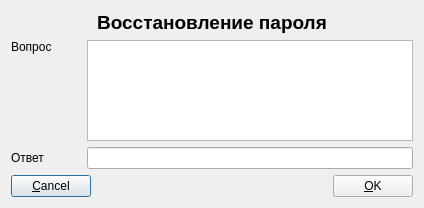
<?xml version="1.0" encoding="UTF-8"?>
<ui version="4.0">
 <class>RescuePasswordDialog</class>
 <widget class="QDialog" name="RescuePasswordDialog">
  <property name="geometry">
   <rect>
    <x>0</x>
    <y>0</y>
    <width>424</width>
    <height>208</height>
   </rect>
  </property>
  <property name="minimumSize">
   <size>
    <width>0</width>
    <height>0</height>
   </size>
  </property>
  <property name="windowTitle">
   <string>Восстановление пароля - MoneyManagement</string>
  </property>
  <property name="windowIcon">
   <iconset resource="resources.qrc">
    <normaloff>:/money_management.ico</normaloff>:/money_management.ico</iconset>
  </property>
  <layout class="QVBoxLayout" name="verticalLayout_2">
   <item>
    <layout class="QHBoxLayout" name="horizontalLayout_5">
     <item>
      <layout class="QVBoxLayout" name="verticalLayout">
       <item>
        <widget class="QLabel" name="lbRescuePassword">
         <property name="font">
          <font>
           <pointsize>14</pointsize>
           <weight>75</weight>
           <bold>true</bold>
          </font>
         </property>
         <property name="text">
          <string>Восстановление пароля</string>
         </property>
         <property name="alignment">
          <set>Qt::AlignHCenter|Qt::AlignTop</set>
         </property>
        </widget>
       </item>
       <item>
        <layout class="QHBoxLayout" name="horizontalLayout_3"/>
       </item>
       <item>
        <layout class="QHBoxLayout" name="horizontalLayout_2">
         <item>
          <widget class="QLabel" name="lbQuestion">
           <property name="sizePolicy">
            <sizepolicy hsizetype="Fixed" vsizetype="Preferred">
             <horstretch>0</horstretch>
             <verstretch>0</verstretch>
            </sizepolicy>
           </property>
           <property name="minimumSize">
            <size>
             <width>70</width>
             <height>0</height>
            </size>
           </property>
           <property name="text">
            <string>Вопрос</string>
           </property>
           <property name="alignment">
            <set>Qt::AlignLeading|Qt::AlignLeft|Qt::AlignTop</set>
           </property>
          </widget>
         </item>
         <item>
          <widget class="QTextEdit" name="teQuestion">
           <property name="readOnly">
            <bool>true</bool>
           </property>
          </widget>
         </item>
        </layout>
       </item>
       <item>
        <layout class="QHBoxLayout" name="horizontalLayout">
         <item>
          <widget class="QLabel" name="lbAnswer">
           <property name="sizePolicy">
            <sizepolicy hsizetype="Fixed" vsizetype="Preferred">
             <horstretch>0</horstretch>
             <verstretch>0</verstretch>
            </sizepolicy>
           </property>
           <property name="minimumSize">
            <size>
             <width>70</width>
             <height>0</height>
            </size>
           </property>
           <property name="text">
            <string>Ответ</string>
           </property>
          </widget>
         </item>
         <item>
          <widget class="QLineEdit" name="leAnswer"/>
         </item>
        </layout>
       </item>
      </layout>
     </item>
    </layout>
   </item>
   <item>
    <layout class="QHBoxLayout" name="horizontalLayout_4">
     <item>
      <widget class="QPushButton" name="btnCancel">
       <property name="text">
        <string>&amp;Cancel</string>
       </property>
      </widget>
     </item>
     <item>
      <spacer name="horizontalSpacer">
       <property name="orientation">
        <enum>Qt::Horizontal</enum>
       </property>
       <property name="sizeHint" stdset="0">
        <size>
         <width>40</width>
         <height>20</height>
        </size>
       </property>
      </spacer>
     </item>
     <item>
      <widget class="QPushButton" name="btnOk">
       <property name="text">
        <string>&amp;OK</string>
       </property>
      </widget>
     </item>
    </layout>
   </item>
  </layout>
 </widget>
 <resources>
  <include location="resources.qrc"/>
 </resources>
 <connections>
  <connection>
   <sender>btnCancel</sender>
   <signal>clicked()</signal>
   <receiver>RescuePasswordDialog</receiver>
   <slot>reject()</slot>
   <hints>
    <hint type="sourcelabel">
     <x>99</x>
     <y>193</y>
    </hint>
    <hint type="destinationlabel">
     <x>286</x>
     <y>274</y>
    </hint>
   </hints>
  </connection>
 </connections>
</ui>
